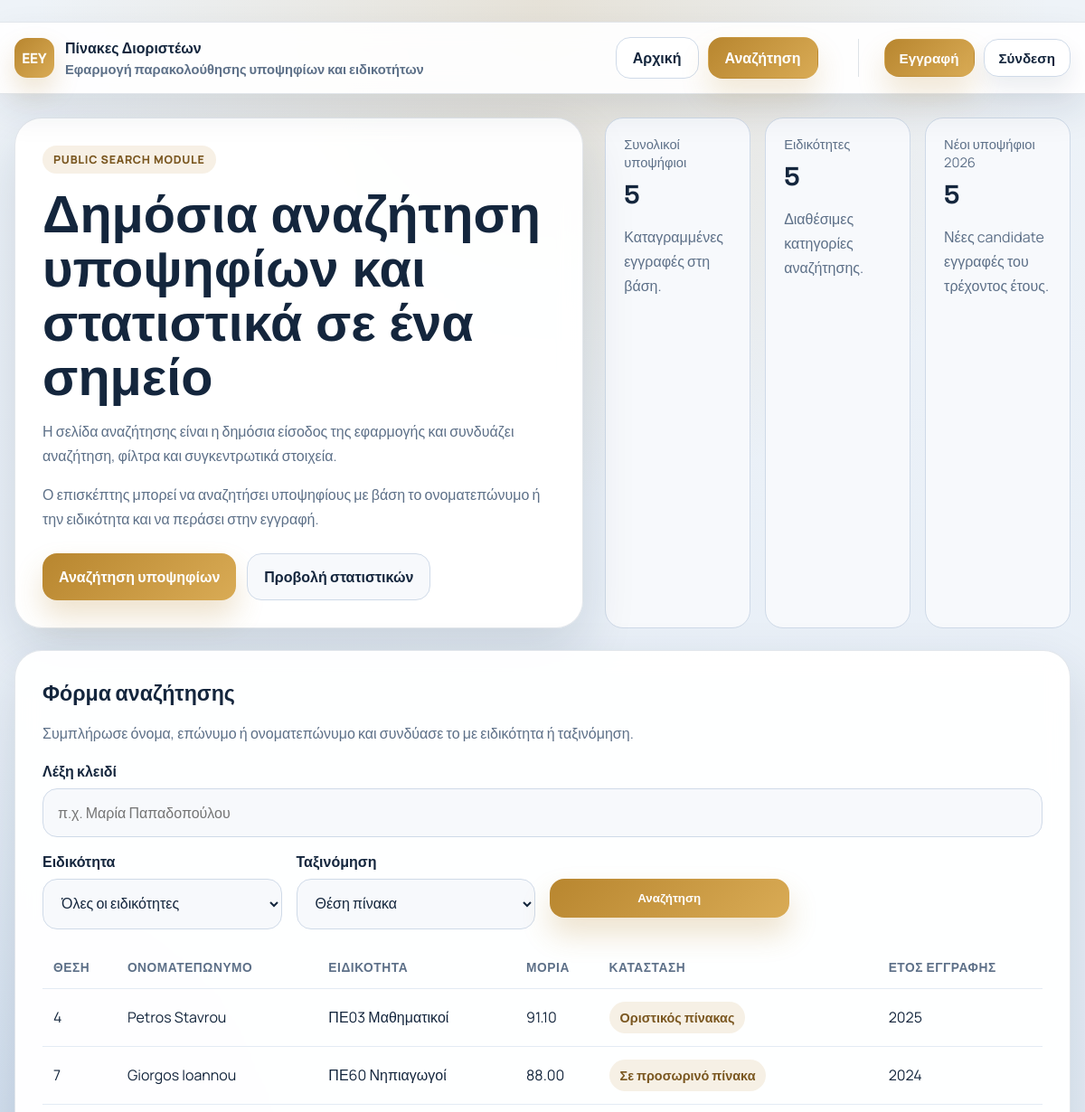
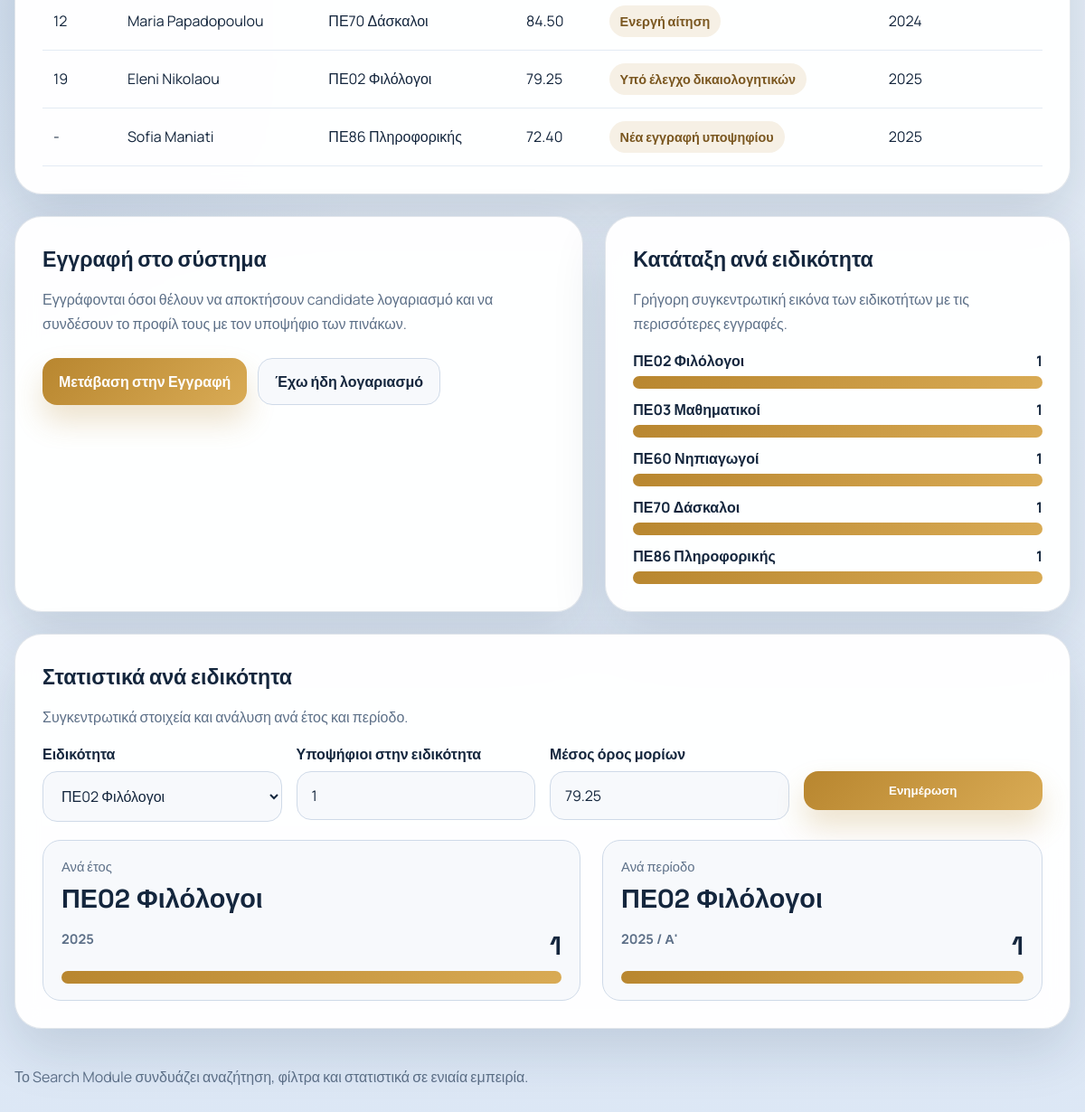
The page /Search/searchdashboard.php on the database its author committed (2 pictures, top to bottom).
### tables this page shows
CREATE TABLE IF NOT EXISTS candidate_profiles (
    id INT UNSIGNED AUTO_INCREMENT PRIMARY KEY,
    user_id INT UNSIGNED NOT NULL,
    father_name VARCHAR(100) DEFAULT NULL,
    mother_name VARCHAR(100) DEFAULT NULL,
    birth_date DATE DEFAULT NULL,
    specialty_id INT UNSIGNED DEFAULT NULL,
    application_status VARCHAR(255) DEFAULT NULL,
    ranking_position INT DEFAULT NULL,
    points DECIMAL(10,2) DEFAULT NULL,
    created_at TIMESTAMP NOT NULL DEFAULT CURRENT_TIMESTAMP,
    CONSTRAINT fk_candidate_profiles_user
        FOREIGN KEY (user_id) REFERENCES users(id) ON DELETE CASCADE,
    CONSTRAINT fk_candidate_profiles_specialty
        FOREIGN KEY (specialty_id) REFERENCES specialties(id) ON DELETE SET NULL
);

CREATE TABLE IF NOT EXISTS users (
    id INT UNSIGNED AUTO_INCREMENT PRIMARY KEY,
    username VARCHAR(100) NOT NULL UNIQUE,
    first_name VARCHAR(100) NOT NULL,
    last_name VARCHAR(100) NOT NULL,
    email VARCHAR(190) NOT NULL UNIQUE,
    phone VARCHAR(30) DEFAULT NULL,
    password_hash VARCHAR(255) NOT NULL,
    role ENUM('admin', 'candidate') NOT NULL DEFAULT 'candidate',
    created_at TIMESTAMP NOT NULL DEFAULT CURRENT_TIMESTAMP
);

CREATE TABLE IF NOT EXISTS specialties (
    id INT UNSIGNED AUTO_INCREMENT PRIMARY KEY,
    title VARCHAR(150) NOT NULL,
    description TEXT DEFAULT NULL,
    created_at TIMESTAMP NOT NULL DEFAULT CURRENT_TIMESTAMP
);

### Search/searchdashboard.php (the view, shortened to what the rows shown need)
<?php
require_once __DIR__ . '/../includes/db.php';
require_once __DIR__ . '/../includes/functions.php';
function search_text(?string $value, string $fallback = '-'): string
{
    $text = trim((string) $value);
    return $text !== '' ? $text : $fallback;
}
$specialties = [];
$specialtiesResult = $conn->query('SELECT id, title FROM specialties ORDER BY title ASC');
if ($specialtiesResult) {
    while ($row = $specialtiesResult->fetch_assoc()) {
        $specialties[] = $row;
    }
}
$searchOrder = $_GET['order'] ?? 'rank_asc';
$searchResults = [];
$searchSql = "SELECT u.first_name, u.last_name, s.title AS specialty_title, cp.application_status, cp.ranking_position, cp.points, cp.created_at FROM candidate_profiles cp INNER JOIN users u ON u.id = cp.user_id LEFT JOIN specialties s ON s.id = cp.specialty_id WHERE 1 = 1";
switch ($searchOrder) {
    default: $searchSql .= ' ORDER BY cp.ranking_position IS NULL, cp.ranking_position ASC, u.last_name ASC';
}
$searchSql .= ' LIMIT 30';
$searchStmt = $conn->prepare($searchSql);
if ($searchStmt) {
    $searchStmt->execute();
    $result = $searchStmt->get_result();
    if ($result) {
        while ($row = $result->fetch_assoc()) {
            $searchResults[] = $row;
        }
    }
}
$statsSpecialtyId = (int) ($_GET['stats_specialty_id'] ?? ($specialties[0]['id'] ?? 0));
$yearlyRows = [];
$periodRows = [];
$maxYearlyCount = 0;
$maxPeriodCount = 0;
if ($statsSpecialtyId > 0) {
    $stmt = $conn->prepare('SELECT YEAR(created_at) AS report_year, COUNT(*) AS candidate_count FROM candidate_profiles WHERE specialty_id = ? GROUP BY YEAR(created_at) ORDER BY report_year ASC');
    if ($stmt) {
        $stmt->bind_param('i', $statsSpecialtyId);
        $stmt->execute();
        $r = $stmt->get_result();
        if ($r) {
            while ($row = $r->fetch_assoc()) { $yearlyRows[] = $row; $maxYearlyCount = max($maxYearlyCount, (int) $row['candidate_count']); }
        }
    }
    $stmt = $conn->prepare('SELECT YEAR(created_at) AS period_year, CASE WHEN MONTH(created_at) BETWEEN 1 AND 6 THEN "A" ELSE "B" END AS semester_code, COUNT(*) AS candidate_count FROM candidate_profiles WHERE specialty_id = ? GROUP BY YEAR(created_at), CASE WHEN MONTH(created_at) BETWEEN 1 AND 6 THEN "A" ELSE "B" END ORDER BY period_year ASC, semester_code ASC');
    if ($stmt) {
        $stmt->bind_param('i', $statsSpecialtyId);
        $stmt->execute();
        $r = $stmt->get_result();
        if ($r) {
            while ($row = $r->fetch_assoc()) { $periodRows[] = $row; $maxPeriodCount = max($maxPeriodCount, (int) $row['candidate_count']); }
        }
    }
}
?>
<!DOCTYPE html>
<html lang="el">
<head>
</head>
<body>
<div class="shell">
<main class="page">
<section class="hero"><article class="card"><h1>&#916;&#951;&#956;&#972;&#963;&#953;&#945; &#945;&#957;&#945;&#950;&#942;&#964;&#951;&#963;&#951; &#965;&#960;&#959;&#968;&#951;&#966;&#943;&#969;&#957; &#954;&#945;&#953; &#963;&#964;&#945;&#964;&#953;&#963;&#964;&#953;&#954;&#940; &#963;&#949; &#941;&#957;&#945; &#963;&#951;&#956;&#949;&#943;&#959;</h1></article></section>
<section class="card" id="search-form"><h2>&#934;&#972;&#961;&#956;&#945; &#945;&#957;&#945;&#950;&#942;&#964;&#951;&#963;&#951;&#962;</h2><div class="table-wrap"><table><thead><tr><th>&#920;&#941;&#963;&#951;</th><th>&#927;&#957;&#959;&#956;&#945;&#964;&#949;&#960;&#974;&#957;&#965;&#956;&#959;</th><th>&#917;&#953;&#948;&#953;&#954;&#972;&#964;&#951;&#964;&#945;</th><th>&#924;&#972;&#961;&#953;&#945;</th><th>&#922;&#945;&#964;&#940;&#963;&#964;&#945;&#963;&#951;</th><th>&#904;&#964;&#959;&#962; &#949;&#947;&#947;&#961;&#945;&#966;&#942;&#962;</th></tr></thead><tbody><?php if ($searchResults === []): ?><tr><td colspan="6" class="empty">&#916;&#949;&#957; &#946;&#961;&#941;&#952;&#951;&#954;&#945;&#957; &#945;&#960;&#959;&#964;&#949;&#955;&#941;&#963;&#956;&#945;&#964;&#945; &#947;&#953;&#945; &#964;&#945; &#966;&#943;&#955;&#964;&#961;&#945; &#960;&#959;&#965; &#949;&#960;&#941;&#955;&#949;&#958;&#949;&#962;.</td></tr><?php else: ?><?php foreach ($searchResults as $row): ?><tr><td><?php echo $row['ranking_position'] !== null ? (int) $row['ranking_position'] : '-'; ?></td><td><?php echo h($row['first_name'] . ' ' . $row['last_name']); ?></td><td><?php echo h(search_text($row['specialty_title'] ?? null)); ?></td><td><?php echo $row['points'] !== null ? number_format((float) $row['points'], 2) : '-'; ?></td><td><span class="pill"><?php echo h(search_text($row['application_status'] ?? null)); ?></span></td><td><?php echo !empty($row['created_at']) ? h(date('Y', strtotime($row['created_at']))) : '-'; ?></td></tr><?php endforeach; ?><?php endif; ?></tbody></table></div></section>
<section class="split"><article class="card"><h2>&#917;&#947;&#947;&#961;&#945;&#966;&#942; &#963;&#964;&#959; &#963;&#973;&#963;&#964;&#951;&#956;&#945;</h2></article><article class="card"><h2>&#922;&#945;&#964;&#940;&#964;&#945;&#958;&#951; &#945;&#957;&#940; &#949;&#953;&#948;&#953;&#954;&#972;&#964;&#951;&#964;&#945;</h2></article></section>
<section class="card" id="stats"><h2>&#931;&#964;&#945;&#964;&#953;&#963;&#964;&#953;&#954;&#940; &#945;&#957;&#940; &#949;&#953;&#948;&#953;&#954;&#972;&#964;&#951;&#964;&#945;</h2><div class="split" style="margin-top:20px;"><article class="tile"><span>&#913;&#957;&#940; &#941;&#964;&#959;&#962;</span><strong><?php echo h(search_text(($specialties[array_search($statsSpecialtyId, array_column($specialties, 'id'))]['title'] ?? null), '-')); ?></strong><?php if ($yearlyRows === []): ?><p class="empty">&#916;&#949;&#957; &#965;&#960;&#940;&#961;&#967;&#959;&#965;&#957; &#945;&#954;&#972;&#956;&#951; &#949;&#947;&#947;&#961;&#945;&#966;&#941;&#962;.</p><?php else: ?><div class="bar-list"><?php foreach ($yearlyRows as $row): ?><div class="bar-row"></div><?php endforeach; ?></div><?php endif; ?></article><article class="tile"><span>&#913;&#957;&#940; &#960;&#949;&#961;&#943;&#959;&#948;&#959;</span><strong><?php echo h(search_text(($specialties[array_search($statsSpecialtyId, array_column($specialties, 'id'))]['title'] ?? null), '-')); ?></strong><?php if ($periodRows === []): ?><p class="empty">&#916;&#949;&#957; &#965;&#960;&#940;&#961;&#967;&#959;&#965;&#957; &#945;&#954;&#972;&#956;&#951; &#949;&#947;&#947;&#961;&#945;&#966;&#941;&#962;.</p><?php else: ?><div class="bar-list"><?php foreach ($periodRows as $row): ?><div class="bar-row"></div><?php endforeach; ?></div><?php endif; ?></article></div></section></main></div></body></html>

### rows shown on the page
candidate_profiles: ranking_position "4", user.last_name "Petros Stavrou", specialty.title "ΠΕ03 Μαθηματικοί", points "91.10", application_status "Οριστικός πίνακας", created_at "2025"
candidate_profiles: ranking_position "7", user.last_name "Giorgos Ioannou", specialty.title "ΠΕ60 Νηπιαγωγοί", points "88.00", application_status "Σε προσωρινό πίνακα", created_at "2024"
candidate_profiles: ranking_position "12", user.last_name "Maria Papadopoulou", specialty.title "ΠΕ70 Δάσκαλοι", points "84.50", application_status "Ενεργή αίτηση", created_at "2024"
candidate_profiles: ranking_position "19", user.last_name "Eleni Nikolaou", specialty.title "ΠΕ02 Φιλόλογοι", points "79.25", application_status "Υπό έλεγχο δικαιολογητικών", created_at "2025"
candidate_profiles: user.last_name "Sofia Maniati", specialty.title "ΠΕ86 Πληροφορικής", points "72.40", application_status "Νέα εγγραφή υποψηφίου", created_at "2025"
specialties: title "ΠΕ02 Φιλόλογοι"

### other values the page prints
$overview['total_candidates'] "5"
$overview['specialty_count'] "5"
$overview['new_candidates_year'] "5"
search_text($row['title']) "ΠΕ02 Φιλόλογοι"
$count "1"
search_text($row['title']) "ΠΕ03 Μαθηματικοί"
search_text($row['title']) "ΠΕ60 Νηπιαγωγοί"
search_text($row['title']) "ΠΕ70 Δάσκαλοι"
search_text($row['title']) "ΠΕ86 Πληροφορικής"
$row['report_year'] "2025"
$row['period_year'] "2025"
$semesterLabel "Α'"
form field stats_specialty_id "ΠΕ02 Φιλόλογοι"
